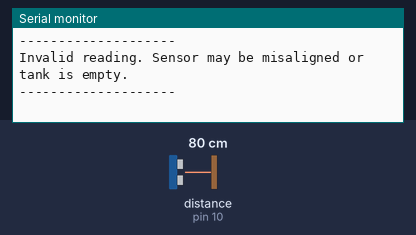
This sketch was run on a simulated Arduino Uno, built with avr-gcc and run on an emulated ATmega328P. Parts: the last lines printed to the serial monitor. Wiring (inferred from the names in the program): ultrasonic range finder: trigger pin 9; echo pin 10. The test bench sets the inputs (shaded band); at power-on: distance to the obstacle (sensor on pin 10) 80 cm. The echo pulse lasts 58.3 µs per cm.

Above: at 1.8 s.
1.9 s: distance to the obstacle (sensor on pin 10) set to 2 cm
At 2.8 s:
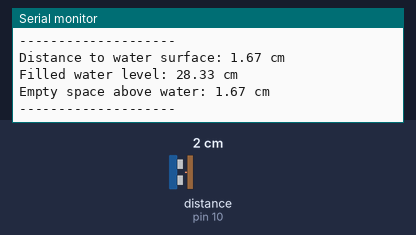
3.5 s: distance to the obstacle (sensor on pin 10) set to 4 cm
At 5.0 s:
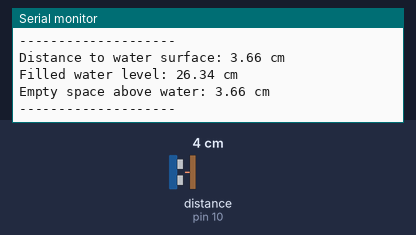

The sketch:

5-Water_Level_Detection.ino
```cpp
// Experiment No: 05
// Develop a water level depth detection system using an ultrasonic sensor.

#include "Arduino.h"

#define TRIG_PIN 9
#define ECHO_PIN 10 // Corrected from the image which had a typo defining TRIG_PIN twice
const int tankHeight = 30;

void setup() {
  Serial.begin(9600);
  pinMode(TRIG_PIN, OUTPUT);
  pinMode(ECHO_PIN, INPUT);
}

void loop() {
  long duration;
  float distance;

  // Trigger the ultrasonic sensor
  digitalWrite(TRIG_PIN, LOW);
  delayMicroseconds(2);
  digitalWrite(TRIG_PIN, HIGH);
  delayMicroseconds(10);
  digitalWrite(TRIG_PIN, LOW);

  // Read the echo from the sensor
  duration = pulseIn(ECHO_PIN, HIGH);

  // Calculate the distance in cm
  distance = duration * 0.034 / 2;

  if (distance > tankHeight || distance <= 0) {
    Serial.println("Invalid reading. Sensor may be misaligned or tank is empty.");
  } else {
    float emptySpace = distance;
    float filledWater = tankHeight - distance;

    Serial.print("Distance to water surface: ");
    Serial.print(distance);
    Serial.println(" cm");

    Serial.print("Filled water level: ");
    Serial.print(filledWater);
    Serial.println(" cm");

    Serial.print("Empty space above water: ");
    Serial.print(emptySpace);
    Serial.println(" cm");
  }

  Serial.println("--------------------");
  delay(1000);
}
```

Measured:
- after the input at 1.9 s, the serial monitor: prints a new line after 0.15 s (image 1)
- after the input at 3.5 s, the serial monitor: prints a new line after 0.67 s (image 2)
